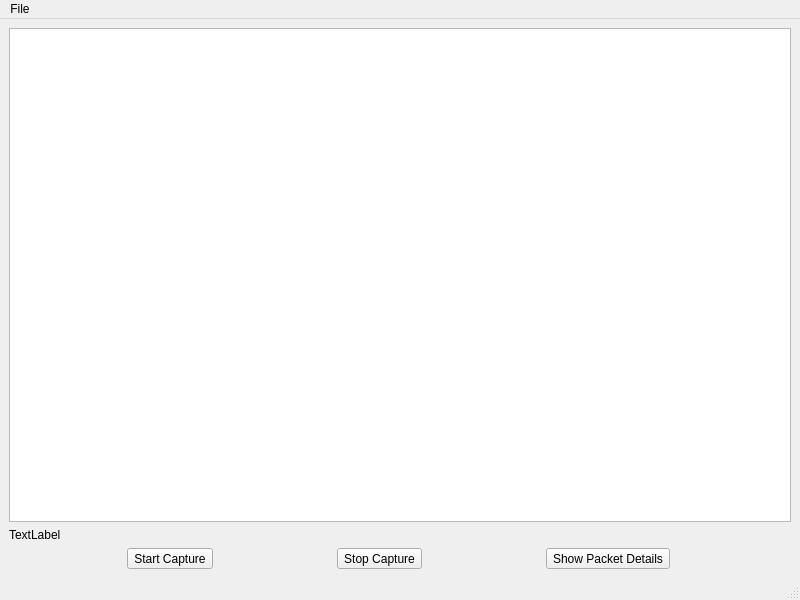
<?xml version="1.0" encoding="UTF-8"?>
<ui version="4.0">
 <class>LiveCaptureWindow</class>
 <widget class="QMainWindow" name="LiveCaptureWindow">
  <property name="geometry">
   <rect>
    <x>0</x>
    <y>0</y>
    <width>800</width>
    <height>600</height>
   </rect>
  </property>
  <property name="windowTitle">
   <string>MainWindow</string>
  </property>
  <widget class="QWidget" name="centralwidget">
   <layout class="QGridLayout" name="gridLayout">
    <item row="0" column="0">
     <widget class="QTableView" name="tableView"/>
    </item>
    <item row="1" column="0">
     <widget class="QLabel" name="loadedPackets">
      <property name="text">
       <string>TextLabel</string>
      </property>
     </widget>
    </item>
    <item row="2" column="0">
     <layout class="QHBoxLayout" name="horizontalLayout_2">
      <item>
       <widget class="QToolButton" name="startCaptureButton">
        <property name="text">
         <string>Start Capture</string>
        </property>
       </widget>
      </item>
      <item>
       <widget class="QToolButton" name="stopCaptureButton">
        <property name="text">
         <string>Stop Capture</string>
        </property>
       </widget>
      </item>
      <item>
       <widget class="QToolButton" name="showPacketDetailsButton">
        <property name="text">
         <string>Show Packet Details</string>
        </property>
       </widget>
      </item>
     </layout>
    </item>
   </layout>
  </widget>
  <widget class="QMenuBar" name="menubar">
   <property name="geometry">
    <rect>
     <x>0</x>
     <y>0</y>
     <width>800</width>
     <height>22</height>
    </rect>
   </property>
   <widget class="QMenu" name="menuFile">
    <property name="title">
     <string>File</string>
    </property>
    <addaction name="actionSave_File"/>
   </widget>
   <addaction name="menuFile"/>
  </widget>
  <widget class="QStatusBar" name="statusbar"/>
  <action name="actionSave_File">
   <property name="text">
    <string>Save File</string>
   </property>
  </action>
 </widget>
 <resources/>
 <connections/>
</ui>
